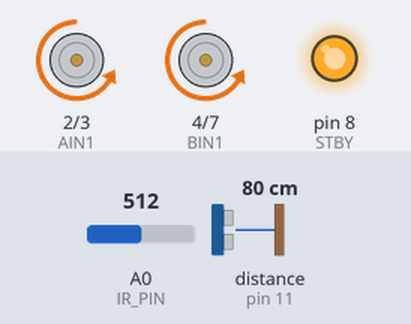
This sketch was run on a simulated Arduino Uno, built with avr-gcc and run on an emulated ATmega328P. On the bench: motor-driver pin pairs drawn as motors (green arrow = first pin HIGH = forward, orange = second pin HIGH = backward, longer = more drive, scaled by the enable pin, stopped while the standby pin is LOW), output pins drawn as LEDs (lit = HIGH). Wiring (inferred from the names in the program): ultrasonic range finder: trigger pin 10; echo pin 11. The inputs (shaded band) are chosen by the test bench; at power-on: A0 (IR_PIN) = 512, distance to the obstacle (sensor on pin 11) 80 cm. The echo pulse lasts 58.3 µs per cm; pins used as bus, display or sensor lines are not drawn; what the sketch prints to the serial monitor is not drawn.

Above: at 1.3 s.
1.4 s: A0 (IR_PIN) set to 637
4.5 s: A0 (IR_PIN) set to 662
At 5.9 s:
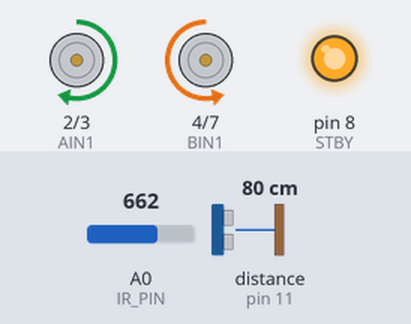
6.6 s: distance to the obstacle (sensor on pin 11) set to 41 cm
8.1 s: distance to the obstacle (sensor on pin 11) set to 35 cm
At 8.35 s:
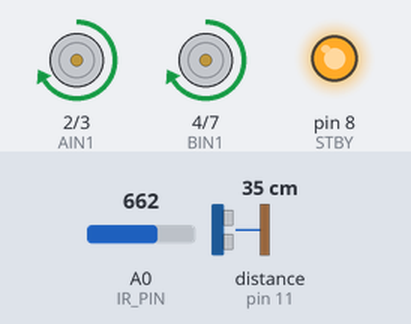
11.2 s: distance to the obstacle (sensor on pin 11) set to 60 cm
At 12.4 s:
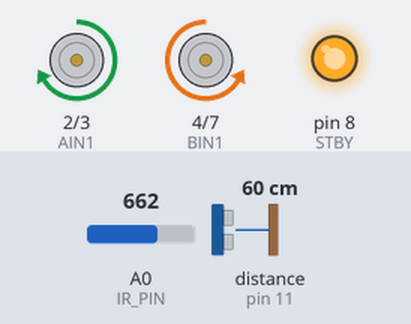
12.7 s: distance to the obstacle (sensor on pin 11) set to 2 cm
At 12.81 s:
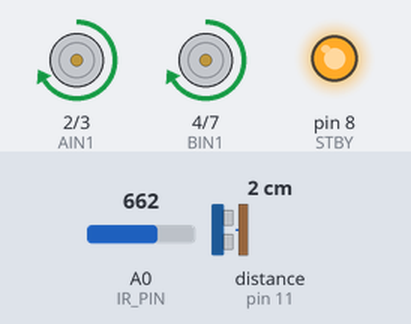
Timing chart, 0 to 16.8 s (numbered marks = the images above; inputs shaded):
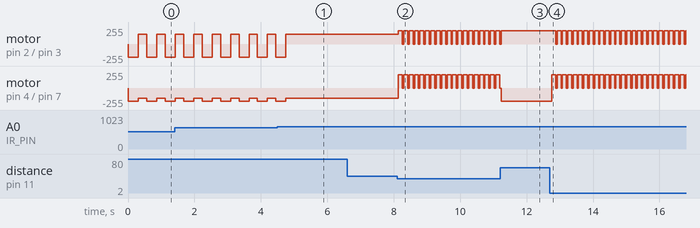

The sketch:

sketch_jan22c.ino
```cpp
// ===== MOTOR DRIVER (TB6612FNG) =====
#define STBY 8
#define PWMA 6
#define AIN1 2
#define AIN2 3
#define BIN1 4
#define BIN2 7
#define PWMB 5

// ===== SENSORS =====
#define TRIG_PIN 10
#define ECHO_PIN 11
#define IR_PIN A0   // Analog IR sensor (AO -> A0)

// ===== CONSTANTS =====
#define MAX_SPEED 200
#define SEARCH_SPEED 150
#define ATTACK_DISTANCE 36.5   // cm

// ===== IR CALIBRATION =====
// Tune these using Serial Monitor
#define WHITE_MAX  350   // highest value seen on white ring
#define BLACK_MIN  650   // lowest value seen on black mat

// ===== INTERVAL CONTROL =====
#define MOVE_INTERVAL 120   // ms moving forward
#define PAUSE_INTERVAL 40   // ms pause to read sensor

// ===== SETUP =====
void setup() {
  pinMode(STBY, OUTPUT);
  pinMode(PWMA, OUTPUT);
  pinMode(AIN1, OUTPUT);
  pinMode(AIN2, OUTPUT);
  pinMode(BIN1, OUTPUT);
  pinMode(BIN2, OUTPUT);
  pinMode(PWMB, OUTPUT);

  pinMode(TRIG_PIN, OUTPUT);
  pinMode(ECHO_PIN, INPUT);

  digitalWrite(STBY, HIGH); // enable motors

  Serial.begin(9600);
  Serial.println("=== Interval Sumo Mode (Analog IR) ===");
}

// ===== MOTOR CONTROL =====
void forward(int speed) {
  digitalWrite(AIN1, HIGH);
  digitalWrite(AIN2, LOW);
  digitalWrite(BIN1, HIGH);
  digitalWrite(BIN2, LOW);
  analogWrite(PWMA, speed);
  analogWrite(PWMB, speed);
}

void backward(int speed) {
  digitalWrite(AIN1, LOW);
  digitalWrite(AIN2, HIGH);
  digitalWrite(BIN1, LOW);
  digitalWrite(BIN2, HIGH);
  analogWrite(PWMA, speed);
  analogWrite(PWMB, speed);
}

void spinRight() {
  digitalWrite(AIN1, HIGH);
  digitalWrite(AIN2, LOW);
  digitalWrite(BIN1, LOW);
  digitalWrite(BIN2, HIGH);
  analogWrite(PWMA, SEARCH_SPEED);
  analogWrite(PWMB, SEARCH_SPEED);
}

void stopMotors() {
  analogWrite(PWMA, 0);
  analogWrite(PWMB, 0);
}

// ===== ULTRASONIC =====
long getDistance() {
  digitalWrite(TRIG_PIN, LOW);
  delayMicroseconds(2);
  digitalWrite(TRIG_PIN, HIGH);
  delayMicroseconds(10);
  digitalWrite(TRIG_PIN, LOW);

  long duration = pulseIn(ECHO_PIN, HIGH, 25000);
  if (duration == 0) return -1;
  return duration * 0.034 / 2;
}

// ===== LINE DETECTION (ANALOG, FAIL-SAFE) =====
bool onWhiteLine() {
  int irValue = analogRead(IR_PIN);

  Serial.print("IR: ");
  Serial.println(irValue);

  // Definitely white
  if (irValue <= WHITE_MAX) {
    return true;
  }

  // Definitely black
  if (irValue >= BLACK_MIN) {
    return false;
  }

  // In-between (noise / lighting change) → treat as white (safe)
  return true;
}

// ===== MAIN LOOP =====
void loop() {
  long distance = getDistance();

  // ===== WHITE LINE SAFETY =====
  if (onWhiteLine()) {
    Serial.println("WHITE LINE → RETREAT");
    backward(MAX_SPEED);
    delay(300);
    spinRight();
    delay(250);
    return;
  }

  // ===== ATTACK MODE =====
  if (distance > 0 && distance <= ATTACK_DISTANCE) {
    Serial.println("ATTACK → INTERVAL FORWARD");
    forward(MAX_SPEED);
    delay(MOVE_INTERVAL);

    stopMotors();
    delay(PAUSE_INTERVAL);
  }
  else {
    // ===== SEARCH MODE =====
    Serial.println("SEARCH → SPIN");
    spinRight();
    delay(80);
  }
}
```

Measured:
- the behaviour switches between 649 and 650 on A0 (IR_PIN) (found by bisection; images 0 and 1)
- the behaviour switches between 38 and 37 cm on distance to the obstacle (sensor on pin 11) (found by bisection; images 1 and 2)
- after the input at 4.5 s, motor on pin 2 (AIN1) / pin 3 (AIN2): goes on until 4.8 s, then stays forward 150/255; motor on pin 4 (BIN1) / pin 7 (BIN2): goes on until 4.8 s, then stays backward 150/255
- after the input at 6.6 s, every drawn part: stays the same
- after the input at 8.1 s, motor on pin 2 (AIN1) / pin 3 (AIN2), motor on pin 4 (BIN1) / pin 7 (BIN2): alternates forward 200/255 for 0.12 s and stopped for 0.04 s, starting at once
- after the input at 11.2 s, motor on pin 2 (AIN1) / pin 3 (AIN2): goes on until 11.2 s, then stays forward 200/255
- after the input at 12.7 s, motor on pin 2 (AIN1) / pin 3 (AIN2): alternates forward 200/255 for 0.12 s and stopped for 0.04 s, starting after 0.18 s; motor on pin 4 (BIN1) / pin 7 (BIN2): alternates forward 200/255 for 0.12 s and stopped for 0.04 s, starting after 0.06 s
- by itself, motor on pin 2 (AIN1) / pin 3 (AIN2): alternates backward 200/255 for 0.30 s and forward 150/255 for 0.26 s
- by itself, motor on pin 4 (BIN1) / pin 7 (BIN2): alternates backward 200/255 for 0.30 s and backward 150/255 for 0.26 s
